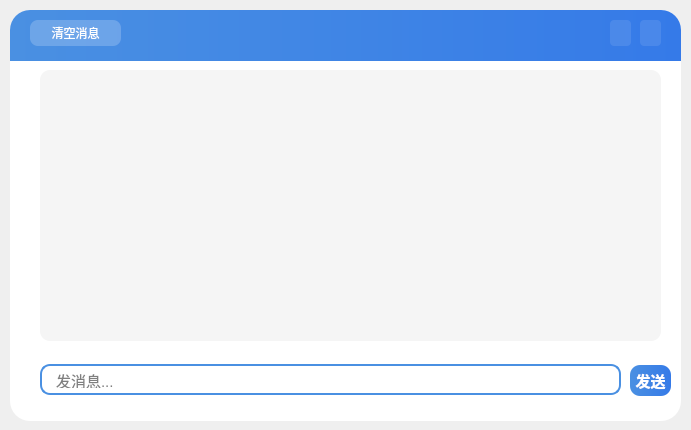
<?xml version="1.0" encoding="UTF-8"?>
<ui version="4.0">
 <class>MainWindow</class>
 <widget class="QMainWindow" name="MainWindow">
  <property name="geometry">
   <rect>
    <x>0</x>
    <y>0</y>
    <width>691</width>
    <height>430</height>
   </rect>
  </property>
  <property name="windowTitle">
   <string>MainWindow</string>
  </property>
  <widget class="QWidget" name="centralwidget">
   <widget class="QFrame" name="frame">
    <property name="geometry">
     <rect>
      <x>10</x>
      <y>10</y>
      <width>671</width>
      <height>411</height>
     </rect>
    </property>
    <property name="styleSheet">
     <string notr="true">#frame {
background-color:rgb(255, 255, 255);
border-radius:20px;
box-shadow: 0 4px 20px rgba(0, 0, 0, 0.1);
}</string>
    </property>
    <property name="frameShape">
     <enum>QFrame::Shape::StyledPanel</enum>
    </property>
    <property name="frameShadow">
     <enum>QFrame::Shadow::Raised</enum>
    </property>
    <widget class="QFrame" name="frame_2">
     <property name="geometry">
      <rect>
       <x>0</x>
       <y>0</y>
       <width>671</width>
       <height>51</height>
      </rect>
     </property>
     <property name="styleSheet">
      <string notr="true">#frame_2{
background: qlineargradient(spread:pad, x1:0, y1:0, x2:1, y2:0, stop:0 #4a90e2, stop:1 #357ae8);
border-top-right-radius:20px;
border-top-left-radius:20px;
}</string>
     </property>
     <property name="frameShape">
      <enum>QFrame::Shape::StyledPanel</enum>
     </property>
     <property name="frameShadow">
      <enum>QFrame::Shadow::Raised</enum>
     </property>
     <widget class="QPushButton" name="pushButton">
      <property name="geometry">
       <rect>
        <x>20</x>
        <y>10</y>
        <width>91</width>
        <height>26</height>
       </rect>
      </property>
      <property name="styleSheet">
       <string notr="true">QPushButton {
	border:none;
	background-color: rgba(255, 255, 255, 0.2);
	color: rgb(255, 255, 255);
	font: 12pt &quot;Microsoft YaHei UI&quot;;
	border-radius: 8px;
	padding: 4px 12px;
}
QPushButton:hover {
	background-color: rgba(255, 255, 255, 0.3);
	box-shadow: 0 2px 8px rgba(0, 0, 0, 0.2);
}
QPushButton:pressed {
	background-color: rgba(255, 255, 255, 0.4);
	padding-top: 5px;
	padding-left: 5px;
}</string>
      </property>
      <property name="text">
       <string>清空消息</string>
      </property>
     </widget>
     <widget class="QPushButton" name="pushButton_2">
      <property name="geometry">
       <rect>
        <x>630</x>
        <y>10</y>
        <width>21</width>
        <height>26</height>
       </rect>
      </property>
      <property name="styleSheet">
       <string notr="true">QPushButton{
	border:none;
	background-color: rgba(255, 255, 255, 0.1);
	border-radius: 4px;
}
QPushButton:hover {
	background-color: rgba(255, 255, 255, 0.2);
	padding-bottom: 5px;
}
QPushButton:pressed {
	background-color: rgba(255, 255, 255, 0.3);
}</string>
      </property>
      <property name="text">
       <string/>
      </property>
      <property name="icon">
       <iconset resource="../res/res.qrc">
        <normaloff>:/icons/image/close.png</normaloff>:/icons/image/close.png</iconset>
      </property>
     </widget>
     <widget class="QPushButton" name="pushButton_3">
      <property name="geometry">
       <rect>
        <x>600</x>
        <y>10</y>
        <width>21</width>
        <height>26</height>
       </rect>
      </property>
      <property name="styleSheet">
       <string notr="true">QPushButton{
	border:none;
	background-color: rgba(255, 255, 255, 0.1);
	border-radius: 4px;
}
QPushButton:hover {
	background-color: rgba(255, 255, 255, 0.2);
	padding-bottom: 5px;
}
QPushButton:pressed {
	background-color: rgba(255, 255, 255, 0.3);
}</string>
      </property>
      <property name="text">
       <string/>
      </property>
      <property name="icon">
       <iconset resource="../res/res.qrc">
        <normaloff>:/icons/image/minimize.png</normaloff>:/icons/image/minimize.png</iconset>
      </property>
     </widget>
    </widget>
    <widget class="QLineEdit" name="lineEdit">
     <property name="geometry">
      <rect>
       <x>30</x>
       <y>354</y>
       <width>581</width>
       <height>31</height>
      </rect>
     </property>
     <property name="styleSheet">
      <string notr="true">background-color: rgba(255, 255, 255, 0.9);
border: 2px solid #4a90e2;
border-radius: 10px;
padding: 5px 12px;
font-size: 11pt;</string>
     </property>
     <property name="placeholderText">
      <string>发消息...</string>
     </property>
    </widget>
    <widget class="QTextBrowser" name="textBrowser">
     <property name="geometry">
      <rect>
       <x>30</x>
       <y>60</y>
       <width>621</width>
       <height>271</height>
      </rect>
     </property>
     <property name="styleSheet">
      <string notr="true">border: none;
background-color: #f5f5f5;
border-radius: 10px;
padding: 10px;</string>
     </property>
     <property name="html">
      <string>&lt;!DOCTYPE HTML PUBLIC &quot;-//W3C//DTD HTML 4.0//EN&quot; &quot;http://www.w3.org/TR/REC-html40/strict.dtd&quot;&gt;
&lt;html&gt;&lt;head&gt;&lt;meta name=&quot;qrichtext&quot; content=&quot;1&quot; /&gt;&lt;meta charset=&quot;utf-8&quot; /&gt;&lt;style type=&quot;text/css&quot;&gt;
p, li { white-space: pre-wrap; }
hr { height: 1px; border-width: 0; }
li.unchecked::marker { content: &quot;\2610&quot;; }
li.checked::marker { content: &quot;\2612&quot;; }
&lt;/style&gt;&lt;/head&gt;&lt;body style=&quot; font-family:'Microsoft YaHei UI'; font-size:9pt; font-weight:400; font-style:normal;&quot;&gt;
&lt;p style=&quot;-qt-paragraph-type:empty; margin-top:0px; margin-bottom:0px; margin-left:0px; margin-right:0px; -qt-block-indent:0; text-indent:0px;&quot;&gt;&lt;br /&gt;&lt;/p&gt;&lt;/body&gt;&lt;/html&gt;</string>
     </property>
    </widget>
    <widget class="QPushButton" name="pushButton_4">
     <property name="geometry">
      <rect>
       <x>620</x>
       <y>355</y>
       <width>41</width>
       <height>31</height>
      </rect>
     </property>
     <property name="styleSheet">
      <string notr="true">QPushButton {
	background: qlineargradient(spread:pad, x1:0, y1:0, x2:1, y2:0, stop:0 #4a90e2, stop:1 #357ae8);
	color: rgb(255, 255, 255);
	border-radius: 10px;
	font-weight: bold;
	font-size: 11pt;
}
QPushButton:hover {
	background: qlineargradient(spread:pad, x1:0, y1:0, x2:1, y2:0, stop:0 #5a9cf2, stop:1 #478af8);
	box-shadow: 0 2px 8px rgba(53, 122, 232, 0.4);
}
QPushButton:pressed {
	background: qlineargradient(spread:pad, x1:0, y1:0, x2:1, y2:0, stop:0 #3a80d2, stop:1 #276ac8);
	padding-top: 2px;
	padding-left: 2px;
}</string>
     </property>
     <property name="text">
      <string>发送</string>
     </property>
    </widget>
   </widget>
  </widget>
 </widget>
 <resources>
  <include location="../res/res.qrc"/>
 </resources>
 <connections>
  <connection>
   <sender>pushButton_3</sender>
   <signal>clicked()</signal>
   <receiver>MainWindow</receiver>
   <slot>showMinimized()</slot>
   <hints>
    <hint type="sourcelabel">
     <x>622</x>
     <y>33</y>
    </hint>
    <hint type="destinationlabel">
     <x>604</x>
     <y>5</y>
    </hint>
   </hints>
  </connection>
  <connection>
   <sender>pushButton_2</sender>
   <signal>clicked()</signal>
   <receiver>MainWindow</receiver>
   <slot>close()</slot>
   <hints>
    <hint type="sourcelabel">
     <x>656</x>
     <y>38</y>
    </hint>
    <hint type="destinationlabel">
     <x>646</x>
     <y>2</y>
    </hint>
   </hints>
  </connection>
 </connections>
</ui>
